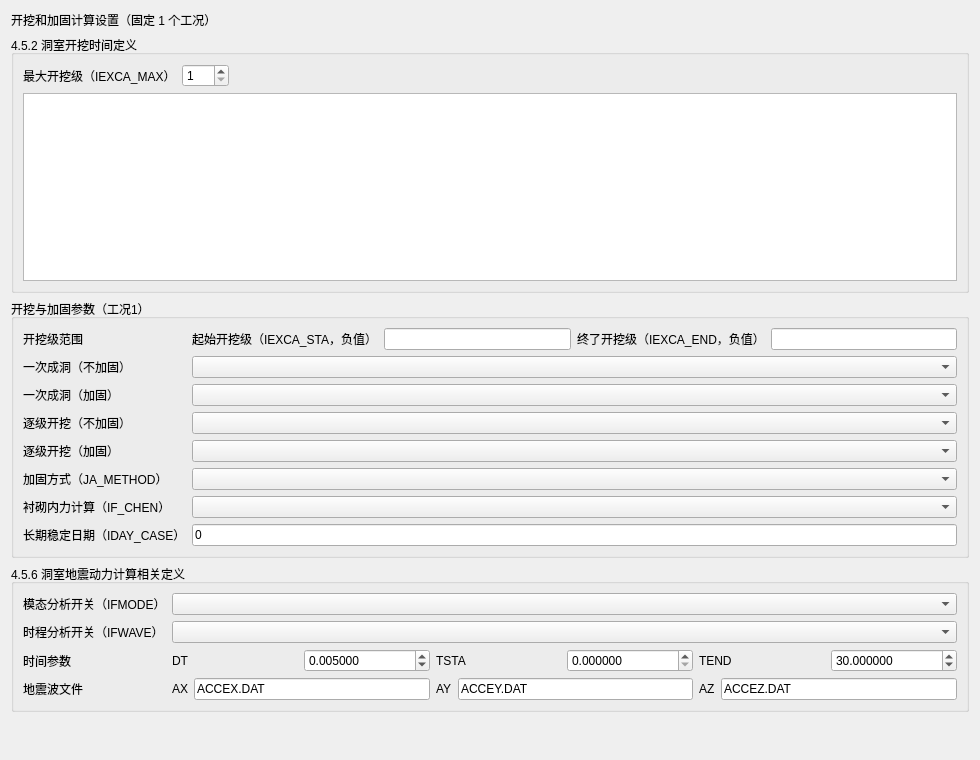
<?xml version="1.0" encoding="UTF-8"?>
<ui version="4.0">
 <class>CaveSupportComputationPage</class>
 <widget class="QWidget" name="CaveSupportComputationPage">
  <property name="geometry">
   <rect>
    <x>0</x>
    <y>0</y>
    <width>980</width>
    <height>760</height>
   </rect>
  </property>
  <layout class="QVBoxLayout" name="verticalLayoutRoot">
   <item>
    <widget class="QLabel" name="labelTitle">
     <property name="text">
      <string>开挖和加固计算设置（固定 1 个工况）</string>
     </property>
     <property name="wordWrap">
      <bool>true</bool>
     </property>
    </widget>
   </item>
   <item>
    <widget class="QGroupBox" name="groupExcavationTime">
     <property name="title">
      <string>4.5.2 洞室开挖时间定义</string>
     </property>
     <layout class="QVBoxLayout" name="verticalLayoutExcavation">
      <item>
       <layout class="QHBoxLayout" name="horizontalLayoutIexcaMax">
        <item>
         <widget class="QLabel" name="labelIexcaMax">
          <property name="text">
           <string>最大开挖级（IEXCA_MAX）</string>
          </property>
         </widget>
        </item>
        <item>
         <widget class="QSpinBox" name="spinIexcaMax">
          <property name="minimum">
           <number>1</number>
          </property>
          <property name="maximum">
           <number>999</number>
          </property>
          <property name="value">
           <number>1</number>
          </property>
         </widget>
        </item>
        <item>
         <spacer name="horizontalSpacerIexca">
          <property name="orientation">
           <enum>Qt::Horizontal</enum>
          </property>
          <property name="sizeHint" stdset="0">
           <size>
            <width>40</width>
            <height>20</height>
           </size>
          </property>
         </spacer>
        </item>
       </layout>
      </item>
      <item>
       <widget class="QTableWidget" name="tableExcavationDays"/>
      </item>
     </layout>
    </widget>
   </item>
   <item>
    <widget class="QGroupBox" name="groupParams">
     <property name="title">
      <string>开挖与加固参数（工况1）</string>
     </property>
     <layout class="QFormLayout" name="formLayoutParams">
      <item row="0" column="0">
       <widget class="QLabel" name="labelExcRange">
        <property name="text">
         <string>开挖级范围</string>
        </property>
       </widget>
      </item>
      <item row="0" column="1">
       <widget class="QWidget" name="widgetExcRange" native="true">
        <layout class="QHBoxLayout" name="horizontalLayoutExcRange">
         <property name="leftMargin">
          <number>0</number>
         </property>
         <property name="topMargin">
          <number>0</number>
         </property>
         <property name="rightMargin">
          <number>0</number>
         </property>
         <property name="bottomMargin">
          <number>0</number>
         </property>
         <item>
          <widget class="QLabel" name="labelIexcaSta">
           <property name="text">
            <string>起始开挖级（IEXCA_STA，负值）</string>
           </property>
          </widget>
         </item>
         <item>
          <widget class="QLineEdit" name="editIexcaSta"/>
         </item>
         <item>
          <widget class="QLabel" name="labelIexcaEnd">
           <property name="text">
            <string>终了开挖级（IEXCA_END，负值）</string>
           </property>
          </widget>
         </item>
         <item>
          <widget class="QLineEdit" name="editIexcaEnd"/>
         </item>
        </layout>
       </widget>
      </item>
      <item row="1" column="0">
       <widget class="QLabel" name="labelIfEall">
        <property name="text">
         <string>一次成洞（不加固）</string>
        </property>
       </widget>
      </item>
      <item row="1" column="1">
       <widget class="QComboBox" name="comboIfEall"/>
      </item>
      <item row="2" column="0">
       <widget class="QLabel" name="labelIfJall">
        <property name="text">
         <string>一次成洞（加固）</string>
        </property>
       </widget>
      </item>
      <item row="2" column="1">
       <widget class="QComboBox" name="comboIfJall"/>
      </item>
      <item row="3" column="0">
       <widget class="QLabel" name="labelIfE1toa">
        <property name="text">
         <string>逐级开挖（不加固）</string>
        </property>
       </widget>
      </item>
      <item row="3" column="1">
       <widget class="QComboBox" name="comboIfE1toa"/>
      </item>
      <item row="4" column="0">
       <widget class="QLabel" name="labelIfJ1toa">
        <property name="text">
         <string>逐级开挖（加固）</string>
        </property>
       </widget>
      </item>
      <item row="4" column="1">
       <widget class="QComboBox" name="comboIfJ1toa"/>
      </item>
      <item row="5" column="0">
       <widget class="QLabel" name="labelJaMethod">
        <property name="text">
         <string>加固方式（JA_METHOD）</string>
        </property>
       </widget>
      </item>
      <item row="5" column="1">
       <widget class="QComboBox" name="comboJaMethod"/>
      </item>
      <item row="6" column="0">
       <widget class="QLabel" name="labelIfChen">
        <property name="text">
         <string>衬砌内力计算（IF_CHEN）</string>
        </property>
       </widget>
      </item>
      <item row="6" column="1">
       <widget class="QComboBox" name="comboIfChen"/>
      </item>
      <item row="7" column="0">
       <widget class="QLabel" name="labelIdayCase">
        <property name="text">
         <string>长期稳定日期（IDAY_CASE）</string>
        </property>
       </widget>
      </item>
      <item row="7" column="1">
       <widget class="QLineEdit" name="editIdayCase">
        <property name="text">
         <string>0</string>
        </property>
       </widget>
      </item>
     </layout>
    </widget>
   </item>
   <item>
    <widget class="QGroupBox" name="groupDyna">
     <property name="title">
      <string>4.5.6 洞室地震动力计算相关定义</string>
     </property>
     <layout class="QFormLayout" name="formLayoutDyna">
      <item row="0" column="0">
       <widget class="QLabel" name="labelIfMode">
        <property name="text">
         <string>模态分析开关（IFMODE）</string>
        </property>
       </widget>
      </item>
      <item row="0" column="1">
       <widget class="QComboBox" name="comboIfMode"/>
      </item>
      <item row="1" column="0">
       <widget class="QLabel" name="labelIfWave">
        <property name="text">
         <string>时程分析开关（IFWAVE）</string>
        </property>
       </widget>
      </item>
      <item row="1" column="1">
       <widget class="QComboBox" name="comboIfWave"/>
      </item>
      <item row="2" column="0">
       <widget class="QLabel" name="labelTimeParams">
        <property name="text">
         <string>时间参数</string>
        </property>
       </widget>
      </item>
      <item row="2" column="1">
       <widget class="QWidget" name="widgetTimeParams" native="true">
        <layout class="QHBoxLayout" name="horizontalLayoutTimeParams">
         <property name="leftMargin">
          <number>0</number>
         </property>
         <property name="topMargin">
          <number>0</number>
         </property>
         <property name="rightMargin">
          <number>0</number>
         </property>
         <property name="bottomMargin">
          <number>0</number>
         </property>
         <item>
          <widget class="QLabel" name="labelDt">
           <property name="text">
            <string>DT</string>
           </property>
          </widget>
         </item>
         <item>
          <widget class="QDoubleSpinBox" name="spinDt">
           <property name="decimals">
            <number>6</number>
           </property>
           <property name="maximum">
            <double>999999.000000000000000</double>
           </property>
           <property name="value">
            <double>0.005000000000000</double>
           </property>
          </widget>
         </item>
         <item>
          <widget class="QLabel" name="labelTsta">
           <property name="text">
            <string>TSTA</string>
           </property>
          </widget>
         </item>
         <item>
          <widget class="QDoubleSpinBox" name="spinTsta">
           <property name="decimals">
            <number>6</number>
           </property>
           <property name="maximum">
            <double>999999.000000000000000</double>
           </property>
          </widget>
         </item>
         <item>
          <widget class="QLabel" name="labelTend">
           <property name="text">
            <string>TEND</string>
           </property>
          </widget>
         </item>
         <item>
          <widget class="QDoubleSpinBox" name="spinTend">
           <property name="decimals">
            <number>6</number>
           </property>
           <property name="maximum">
            <double>999999.000000000000000</double>
           </property>
           <property name="value">
            <double>30.000000000000000</double>
           </property>
          </widget>
         </item>
        </layout>
       </widget>
      </item>
      <item row="3" column="0">
       <widget class="QLabel" name="labelWaveFiles">
        <property name="text">
         <string>地震波文件</string>
        </property>
       </widget>
      </item>
      <item row="3" column="1">
       <widget class="QWidget" name="widgetWaveFiles" native="true">
        <layout class="QHBoxLayout" name="horizontalLayoutWaveFiles">
         <property name="leftMargin">
          <number>0</number>
         </property>
         <property name="topMargin">
          <number>0</number>
         </property>
         <property name="rightMargin">
          <number>0</number>
         </property>
         <property name="bottomMargin">
          <number>0</number>
         </property>
         <item>
          <widget class="QLabel" name="labelAx">
           <property name="text">
            <string>AX</string>
           </property>
          </widget>
         </item>
         <item>
          <widget class="QLineEdit" name="editAccX">
           <property name="text">
            <string>ACCEX.DAT</string>
           </property>
          </widget>
         </item>
         <item>
          <widget class="QLabel" name="labelAy">
           <property name="text">
            <string>AY</string>
           </property>
          </widget>
         </item>
         <item>
          <widget class="QLineEdit" name="editAccY">
           <property name="text">
            <string>ACCEY.DAT</string>
           </property>
          </widget>
         </item>
         <item>
          <widget class="QLabel" name="labelAz">
           <property name="text">
            <string>AZ</string>
           </property>
          </widget>
         </item>
         <item>
          <widget class="QLineEdit" name="editAccZ">
           <property name="text">
            <string>ACCEZ.DAT</string>
           </property>
          </widget>
         </item>
        </layout>
       </widget>
      </item>
     </layout>
    </widget>
   </item>
   <item>
    <spacer name="verticalSpacerBottom">
     <property name="orientation">
      <enum>Qt::Vertical</enum>
     </property>
     <property name="sizeHint" stdset="0">
      <size>
       <width>20</width>
       <height>40</height>
      </size>
     </property>
    </spacer>
   </item>
  </layout>
 </widget>
 <resources/>
 <connections/>
</ui>
